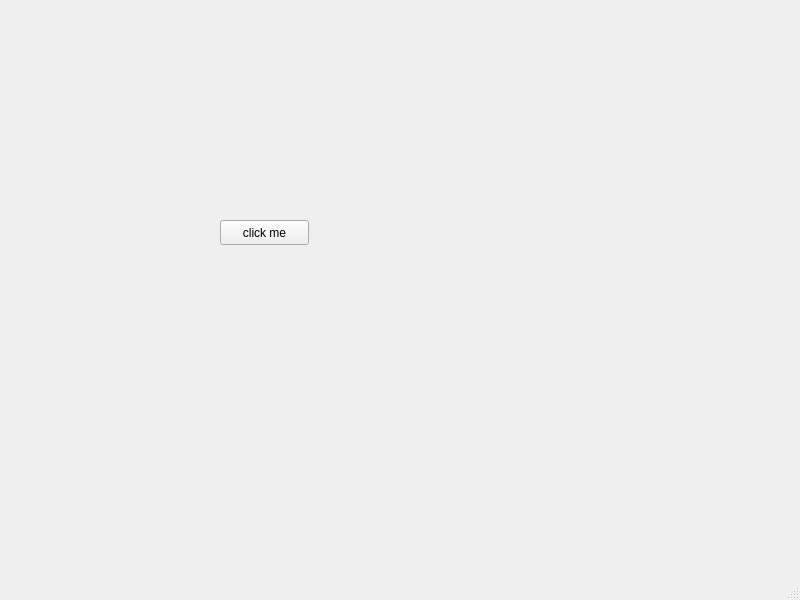
<?xml version="1.0" encoding="UTF-8"?>
<ui version="4.0">
 <class>MainWindow</class>
 <widget class="QMainWindow" name="MainWindow">
  <property name="geometry">
   <rect>
    <x>0</x>
    <y>0</y>
    <width>800</width>
    <height>600</height>
   </rect>
  </property>
  <property name="windowTitle">
   <string>MainWindow</string>
  </property>
  <widget class="QWidget" name="centralwidget">
   <widget class="QPushButton" name="pb0">
    <property name="geometry">
     <rect>
      <x>220</x>
      <y>220</y>
      <width>89</width>
      <height>25</height>
     </rect>
    </property>
    <property name="text">
     <string>click me</string>
    </property>
   </widget>
  </widget>
  <widget class="QMenuBar" name="menubar">
   <property name="geometry">
    <rect>
     <x>0</x>
     <y>0</y>
     <width>800</width>
     <height>22</height>
    </rect>
   </property>
  </widget>
  <widget class="QStatusBar" name="statusbar"/>
 </widget>
 <resources/>
 <connections/>
</ui>
